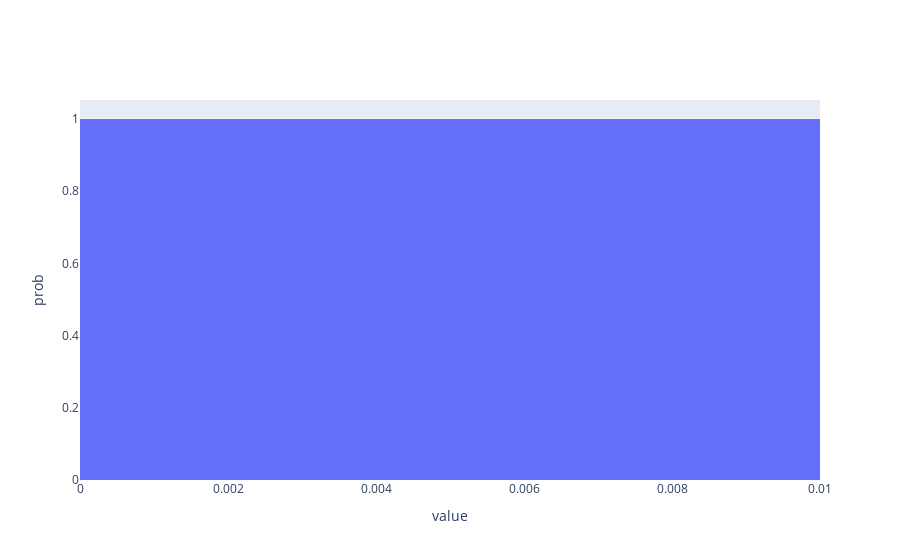

The notebook cell this image was saved under:
### Code cell
data_analyzer.make_prob_dist_histogram(value_list, x_range=(-1, 1), bin_size=0.01)

### Figure 1 — Plotly figure (JSON) as saved in the notebook; plotly's stock layout.template omitted (floating-point values rounded to 4 significant figures; data arrays with more than 128 entries replaced by an {"elided": "..."} marker saying what was removed)
{"data": [{"histnorm": "probability", "type": "histogram", "x": {"elided": "1000 float values"}, "xbins": {"end": 1, "size": 0.01, "start": -1}}], "layout": {"xaxis": {"dtick": 0, "title": {"text": "value"}}, "yaxis": {"title": {"text": "prob"}}}}
